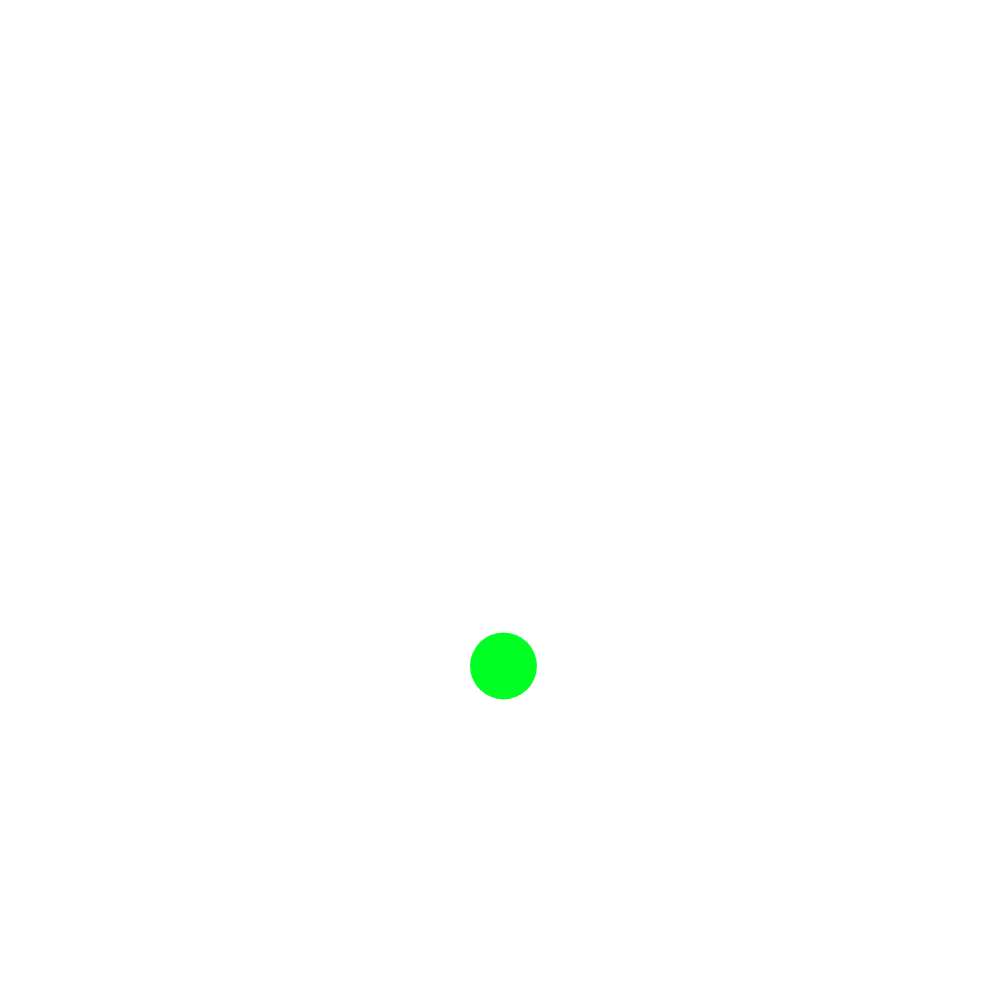
Frame 1 (no input)
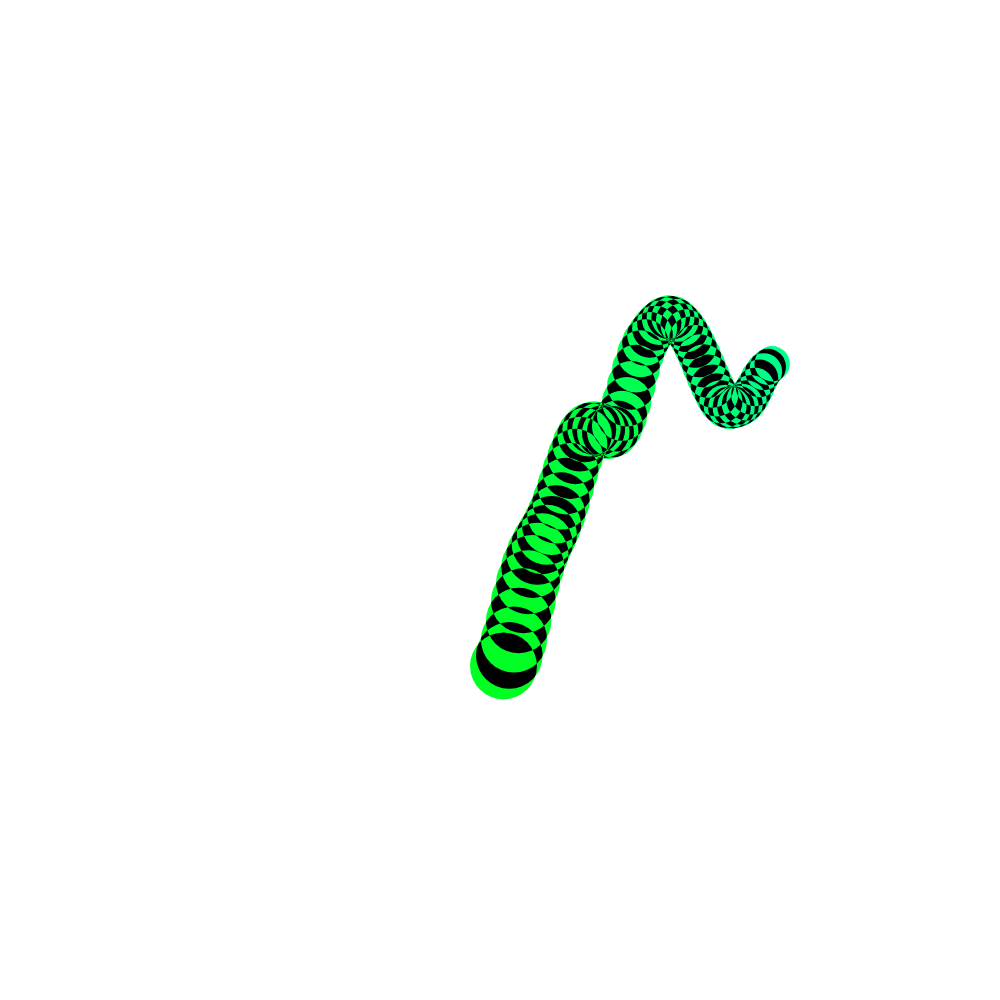
Frame 60 (no input)
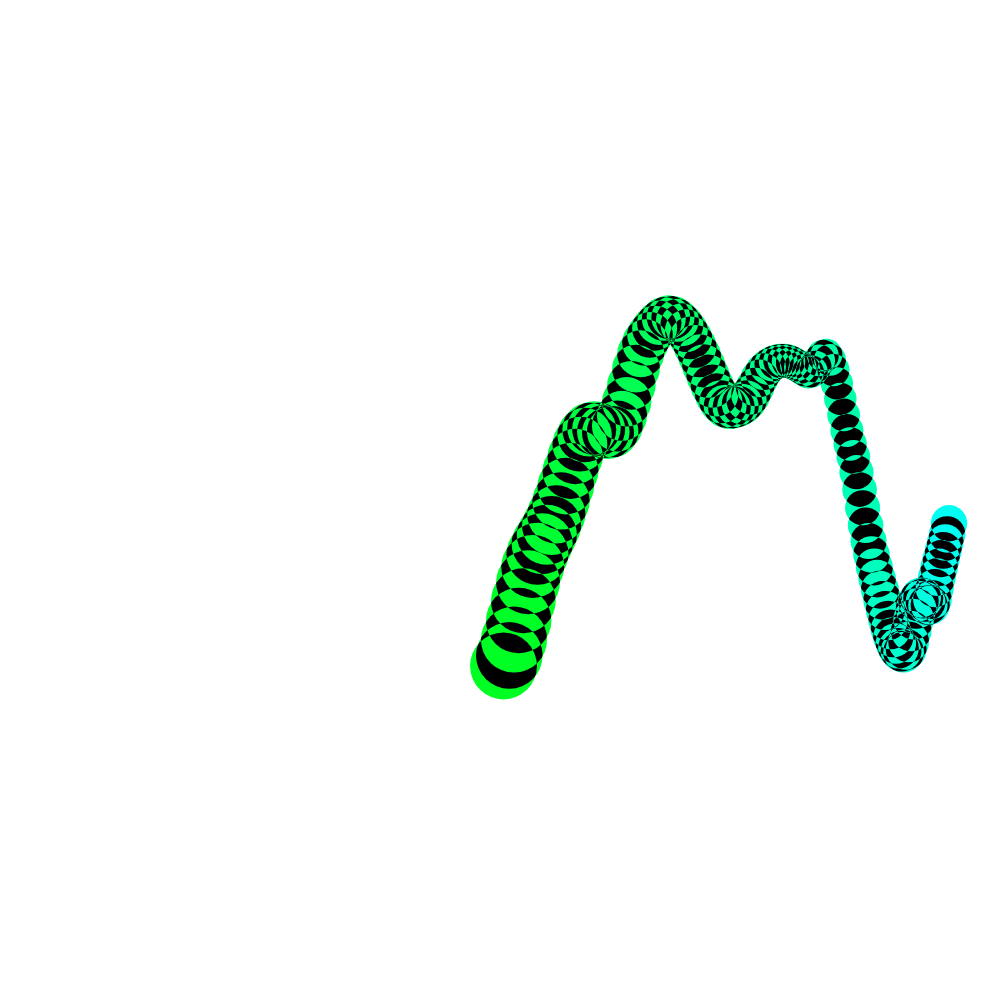
Frame 120 (the mouse pressed at the canvas centre since frame 60)

The p5.js sketch that drew these frames (run headless with seeded random() and noise() and a simulated clock; from frame 60 on, the mouse is pressed at the canvas centre):

// p5.js sketch
// ── sketch.js
var circleWidth = 300

function setup() {
    createCanvas(1000,1000);
    colorMode(HSB)
    noStroke()

    blendMode(DIFFERENCE)
    

}


function draw() {
    //background(255)

    var r = random() //random values generate a random number between zero and 1
    
    var n = noise(frameCount) //random not from number to number. Google PERLIN noise. fascinating history. we covered this.
    
    
    var s = sin(frameCount/100) //the sets up a SINE WAVE        

    var cX = map(s,-1,1,circleWidth/2,width-circleWidth/2) //take the S variable and scale it over the width of the page


    var cColor = map(sin(frameCount/300),-1,1,0,255); //getting a number from 0-255 that will be used to determin the fill value.

    

    fill(cColor,255,255) // here we make the cColor number into that actual fill color of the circle.


    circleWidth = noise(frameCount/100)*100 //rewriting the circleWidth variable to be a noisy number between 0-100

    
    var cY = noise(frameCount/50)   //getting a noisy number based on frameCount but between 0 and 1.
        cY = map(cY, 0,1,0,height)  //remapping that variable to be between 0 and the canvas height.

        //I could have easily done the same thing in one line, it would be a little less legible though. SEE BELOW.
        //var cY = map(noise(frameCount/50), 0,1,0,height)

    
    circle(cX,cY,circleWidth)
    
    

    //RANDOM = COMPLETELY UNPREDICTABLE
    //NOISE = SOMEWHAT UNPREDICTABLE
    //SIN/COS = TOTALLY PREDICTABLE







}
